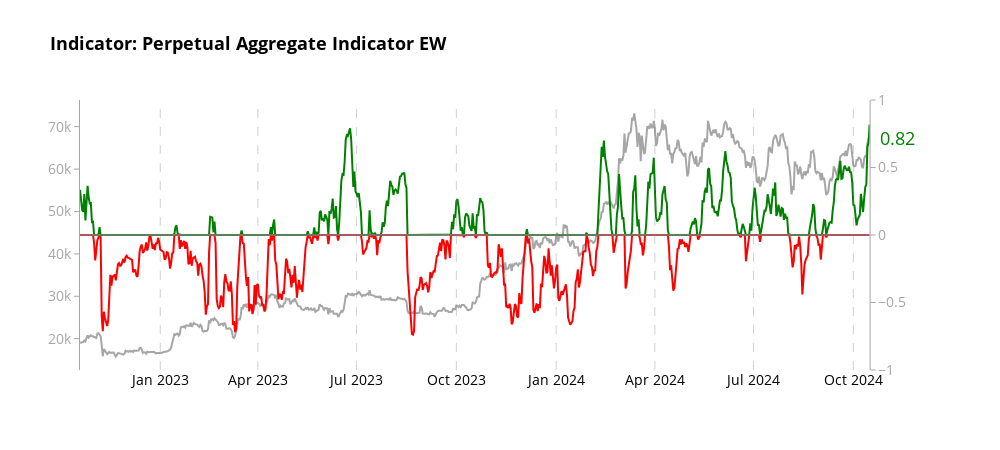
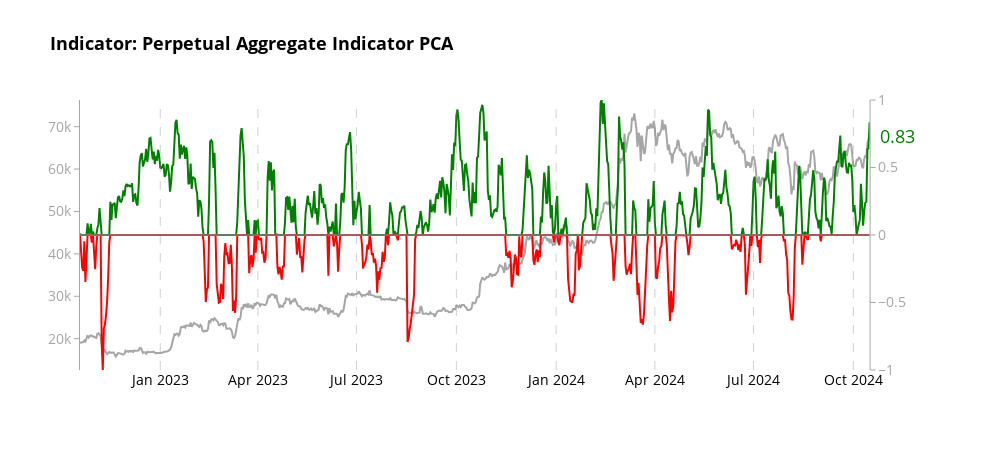

Notebook cell for these charts, in order:
### Code cell
# Create charts for each aggregator
aggregators = [('aggregate_indicator_equalweight', "Indicator: Perpetual Aggregate Indicator EW"),
    ('aggregate_indicator_PCA', "Indicator: Perpetual Aggregate Indicator PCA")
    ]

for aggregator, title in aggregators:
    fig = create_aggregator_chart(merged_df, aggregator, title)
    
    # Show the plot
    fig.show()
    
    # Optionally, save the plot as an HTML file
    pio.write_html(fig, file=f'bitcoin_analysis_perp_{aggregator}_two_year.html')

print("All charts have been displayed and saved as separate HTML files.")

### Figure 1 — Plotly figure (JSON) as saved in the notebook; plotly's stock layout.template omitted (floating-point values rounded to 4 significant figures; data arrays with more than 128 entries replaced by an {"elided": "..."} marker saying what was removed)
{"data": [{"line": {"color": "rgba(128, 128, 128, 0.7)", "width": 2}, "mode": "lines", "name": "Price USD", "x": {"elided": "729 str values"}, "y": {"elided": "729 float values"}, "type": "scatter", "xaxis": "x", "yaxis": "y"}, {"fill": "tozeroy", "fillcolor": "rgba(255,0,0,0)", "line": {"color": "green", "width": 2}, "mode": "lines", "name": "aggregate_indicator_equalweight (Positive)", "x": {"elided": "729 str values"}, "y": {"elided": "729 float values"}, "type": "scatter", "xaxis": "x", "yaxis": "y2"}, {"fill": "tozeroy", "fillcolor": "rgba(0,0,255,0)", "line": {"color": "red", "width": 2}, "mode": "lines", "name": "aggregate_indicator_equalweight (Negative)", "x": {"elided": "729 str values"}, "y": {"elided": "729 float values"}, "type": "scatter", "xaxis": "x", "yaxis": "y2"}, {"hoverinfo": "skip", "line": {"color": "rgba(128, 128, 128, 0.7)", "width": 2}, "showlegend": false, "x": {"elided": "729 str values"}, "y": {"elided": "729 int values"}, "type": "scatter", "xaxis": "x", "yaxis": "y2"}], "layout": {"xaxis": {"anchor": "y", "domain": [0.0, 0.94], "tickfont": {"color": "black", "size": 14}, "showgrid": false, "zeroline": false}, "yaxis": {"anchor": "x", "domain": [0.0, 1.0], "tickfont": {"color": "rgba(128, 128, 128, 0.7)", "size": 14}, "title": {"font": {"size": 18}, "text": ""}, "showgrid": false, "zeroline": false, "showline": true, "linecolor": "rgba(128, 128, 128, 0.7)", "ticks": "outside", "tickcolor": "rgba(128, 128, 128, 0.7)"}, "yaxis2": {"anchor": "x", "overlaying": "y", "side": "right", "tickfont": {"color": "rgba(128, 128, 128, 0.7)", "size": 14}, "title": {"font": {"size": 18}, "text": ""}, "showgrid": false, "range": [-1, 1], "zeroline": false, "showline": true, "linecolor": "rgba(128, 128, 128, 0.7)", "ticks": "outside", "tickcolor": "rgba(128, 128, 128, 0.7)"}, "shapes": [{"line": {"color": "rgba(128, 128, 128, 0.7)", "dash": "dash", "width": 0.75}, "opacity": 0.7, "type": "line", "x0": "2023-01-01T00:00:00", "x1": "2023-01-01T00:00:00", "xref": "x", "y0": 0, "y1": 1, "yref": "y domain"}, {"line": {"color": "rgba(128, 128, 128, 0.7)", "dash": "dash", "width": 0.75}, "opacity": 0.7, "type": "line", "x0": "2024-01-01T00:00:00", "x1": "2024-01-01T00:00:00", "xref": "x", "y0": 0, "y1": 1, "yref": "y domain"}, {"line": {"color": "rgba(128, 128, 128, 0.7)", "dash": "dash", "width": 0.75}, "opacity": 0.7, "type": "line", "x0": "2023-04-01T00:00:00", "x1": "2023-04-01T00:00:00", "xref": "x", "y0": 0, "y1": 1, "yref": "y domain"}, {"line": {"color": "rgba(128, 128, 128, 0.7)", "dash": "dash", "width": 0.75}, "opacity": 0.7, "type": "line", "x0": "2024-04-01T00:00:00", "x1": "2024-04-01T00:00:00", "xref": "x", "y0": 0, "y1": 1, "yref": "y domain"}, {"line": {"color": "rgba(128, 128, 128, 0.7)", "dash": "dash", "width": 0.75}, "opacity": 0.7, "type": "line", "x0": "2023-07-01T00:00:00", "x1": "2023-07-01T00:00:00", "xref": "x", "y0": 0, "y1": 1, "yref": "y domain"}, {"line": {"color": "rgba(128, 128, 128, 0.7)", "dash": "dash", "width": 0.75}, "opacity": 0.7, "type": "line", "x0": "2024-07-01T00:00:00", "x1": "2024-07-01T00:00:00", "xref": "x", "y0": 0, "y1": 1, "yref": "y domain"}, {"line": {"color": "rgba(128, 128, 128, 0.7)", "dash": "dash", "width": 0.75}, "opacity": 0.7, "type": "line", "x0": "2023-10-01T00:00:00", "x1": "2023-10-01T00:00:00", "xref": "x", "y0": 0, "y1": 1, "yref": "y domain"}, {"line": {"color": "rgba(128, 128, 128, 0.7)", "dash": "dash", "width": 0.75}, "opacity": 0.7, "type": "line", "x0": "2024-10-01T00:00:00", "x1": "2024-10-01T00:00:00", "xref": "x", "y0": 0, "y1": 1, "yref": "y domain"}], "annotations": [{"align": "left", "font": {"color": "green", "size": 18}, "showarrow": false, "text": "0.82", "x": 0.95, "xanchor": "left", "xref": "paper", "y": 0.7204, "yanchor": "middle", "yref": "y2"}], "title": {"font": {"color": "black", "size": 18, "weight": "bold"}, "text": "Indicator: Perpetual Aggregate Indicator EW"}, "font": {"color": "black", "size": 14}, "showlegend": false, "hovermode": "x unified", "plot_bgcolor": "white", "paper_bgcolor": "white", "width": 1000, "height": 450}}

### Figure 2 — Plotly figure (JSON) as saved in the notebook; plotly's stock layout.template omitted (floating-point values rounded to 4 significant figures; data arrays with more than 128 entries replaced by an {"elided": "..."} marker saying what was removed)
{"data": [{"line": {"color": "rgba(128, 128, 128, 0.7)", "width": 2}, "mode": "lines", "name": "Price USD", "x": {"elided": "729 str values"}, "y": {"elided": "729 float values"}, "type": "scatter", "xaxis": "x", "yaxis": "y"}, {"fill": "tozeroy", "fillcolor": "rgba(255,0,0,0)", "line": {"color": "green", "width": 2}, "mode": "lines", "name": "aggregate_indicator_PCA (Positive)", "x": {"elided": "729 str values"}, "y": {"elided": "729 float values"}, "type": "scatter", "xaxis": "x", "yaxis": "y2"}, {"fill": "tozeroy", "fillcolor": "rgba(0,0,255,0)", "line": {"color": "red", "width": 2}, "mode": "lines", "name": "aggregate_indicator_PCA (Negative)", "x": {"elided": "729 str values"}, "y": {"elided": "729 float values"}, "type": "scatter", "xaxis": "x", "yaxis": "y2"}, {"hoverinfo": "skip", "line": {"color": "rgba(128, 128, 128, 0.7)", "width": 2}, "showlegend": false, "x": {"elided": "729 str values"}, "y": {"elided": "729 int values"}, "type": "scatter", "xaxis": "x", "yaxis": "y2"}], "layout": {"xaxis": {"anchor": "y", "domain": [0.0, 0.94], "tickfont": {"color": "black", "size": 14}, "showgrid": false, "zeroline": false}, "yaxis": {"anchor": "x", "domain": [0.0, 1.0], "tickfont": {"color": "rgba(128, 128, 128, 0.7)", "size": 14}, "title": {"font": {"size": 18}, "text": ""}, "showgrid": false, "zeroline": false, "showline": true, "linecolor": "rgba(128, 128, 128, 0.7)", "ticks": "outside", "tickcolor": "rgba(128, 128, 128, 0.7)"}, "yaxis2": {"anchor": "x", "overlaying": "y", "side": "right", "tickfont": {"color": "rgba(128, 128, 128, 0.7)", "size": 14}, "title": {"font": {"size": 18}, "text": ""}, "showgrid": false, "range": [-1, 1], "zeroline": false, "showline": true, "linecolor": "rgba(128, 128, 128, 0.7)", "ticks": "outside", "tickcolor": "rgba(128, 128, 128, 0.7)"}, "shapes": [{"line": {"color": "rgba(128, 128, 128, 0.7)", "dash": "dash", "width": 0.75}, "opacity": 0.7, "type": "line", "x0": "2023-01-01T00:00:00", "x1": "2023-01-01T00:00:00", "xref": "x", "y0": 0, "y1": 1, "yref": "y domain"}, {"line": {"color": "rgba(128, 128, 128, 0.7)", "dash": "dash", "width": 0.75}, "opacity": 0.7, "type": "line", "x0": "2024-01-01T00:00:00", "x1": "2024-01-01T00:00:00", "xref": "x", "y0": 0, "y1": 1, "yref": "y domain"}, {"line": {"color": "rgba(128, 128, 128, 0.7)", "dash": "dash", "width": 0.75}, "opacity": 0.7, "type": "line", "x0": "2023-04-01T00:00:00", "x1": "2023-04-01T00:00:00", "xref": "x", "y0": 0, "y1": 1, "yref": "y domain"}, {"line": {"color": "rgba(128, 128, 128, 0.7)", "dash": "dash", "width": 0.75}, "opacity": 0.7, "type": "line", "x0": "2024-04-01T00:00:00", "x1": "2024-04-01T00:00:00", "xref": "x", "y0": 0, "y1": 1, "yref": "y domain"}, {"line": {"color": "rgba(128, 128, 128, 0.7)", "dash": "dash", "width": 0.75}, "opacity": 0.7, "type": "line", "x0": "2023-07-01T00:00:00", "x1": "2023-07-01T00:00:00", "xref": "x", "y0": 0, "y1": 1, "yref": "y domain"}, {"line": {"color": "rgba(128, 128, 128, 0.7)", "dash": "dash", "width": 0.75}, "opacity": 0.7, "type": "line", "x0": "2024-07-01T00:00:00", "x1": "2024-07-01T00:00:00", "xref": "x", "y0": 0, "y1": 1, "yref": "y domain"}, {"line": {"color": "rgba(128, 128, 128, 0.7)", "dash": "dash", "width": 0.75}, "opacity": 0.7, "type": "line", "x0": "2023-10-01T00:00:00", "x1": "2023-10-01T00:00:00", "xref": "x", "y0": 0, "y1": 1, "yref": "y domain"}, {"line": {"color": "rgba(128, 128, 128, 0.7)", "dash": "dash", "width": 0.75}, "opacity": 0.7, "type": "line", "x0": "2024-10-01T00:00:00", "x1": "2024-10-01T00:00:00", "xref": "x", "y0": 0, "y1": 1, "yref": "y domain"}], "annotations": [{"align": "left", "font": {"color": "green", "size": 18}, "showarrow": false, "text": "0.83", "x": 0.95, "xanchor": "left", "xref": "paper", "y": 0.7344, "yanchor": "middle", "yref": "y2"}], "title": {"font": {"color": "black", "size": 18, "weight": "bold"}, "text": "Indicator: Perpetual Aggregate Indicator PCA"}, "font": {"color": "black", "size": 14}, "showlegend": false, "hovermode": "x unified", "plot_bgcolor": "white", "paper_bgcolor": "white", "width": 1000, "height": 450}}
